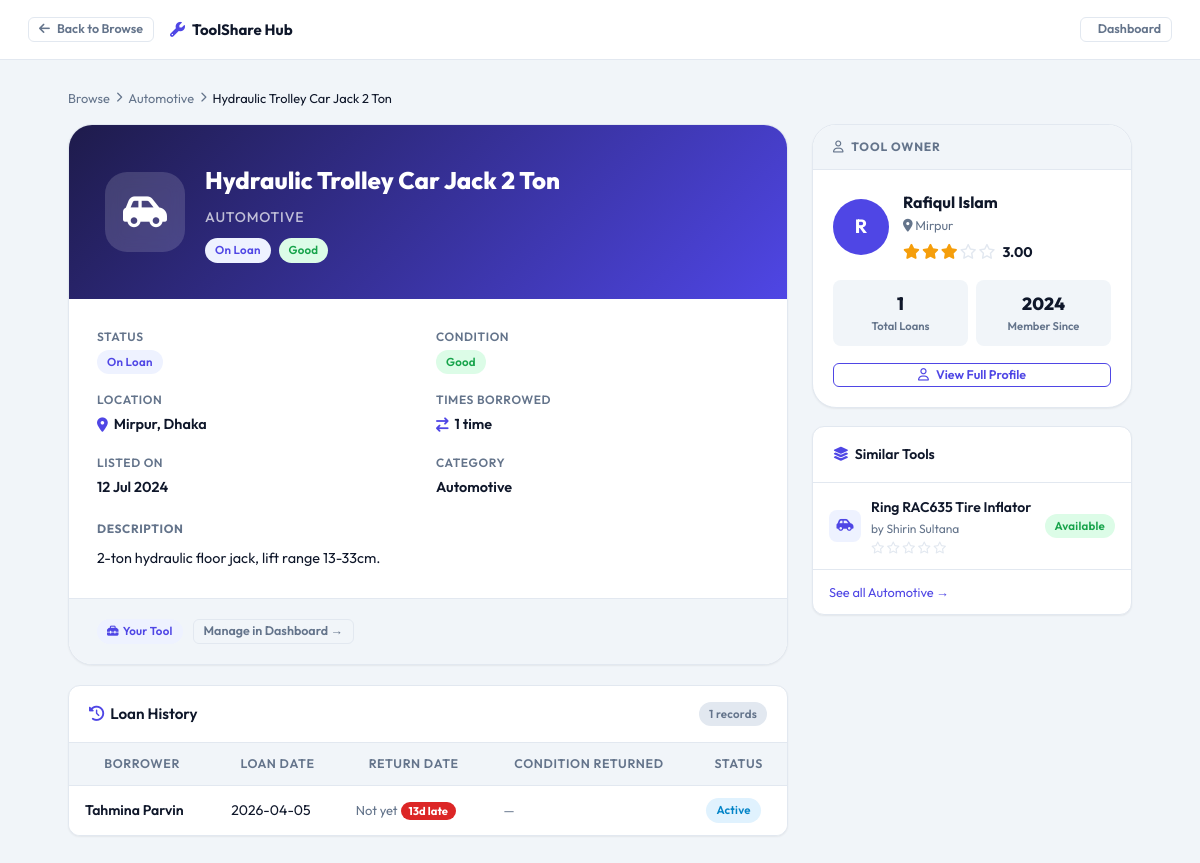
The page /tool_details.php?id=25 (signed in) on the database as committed earlier.
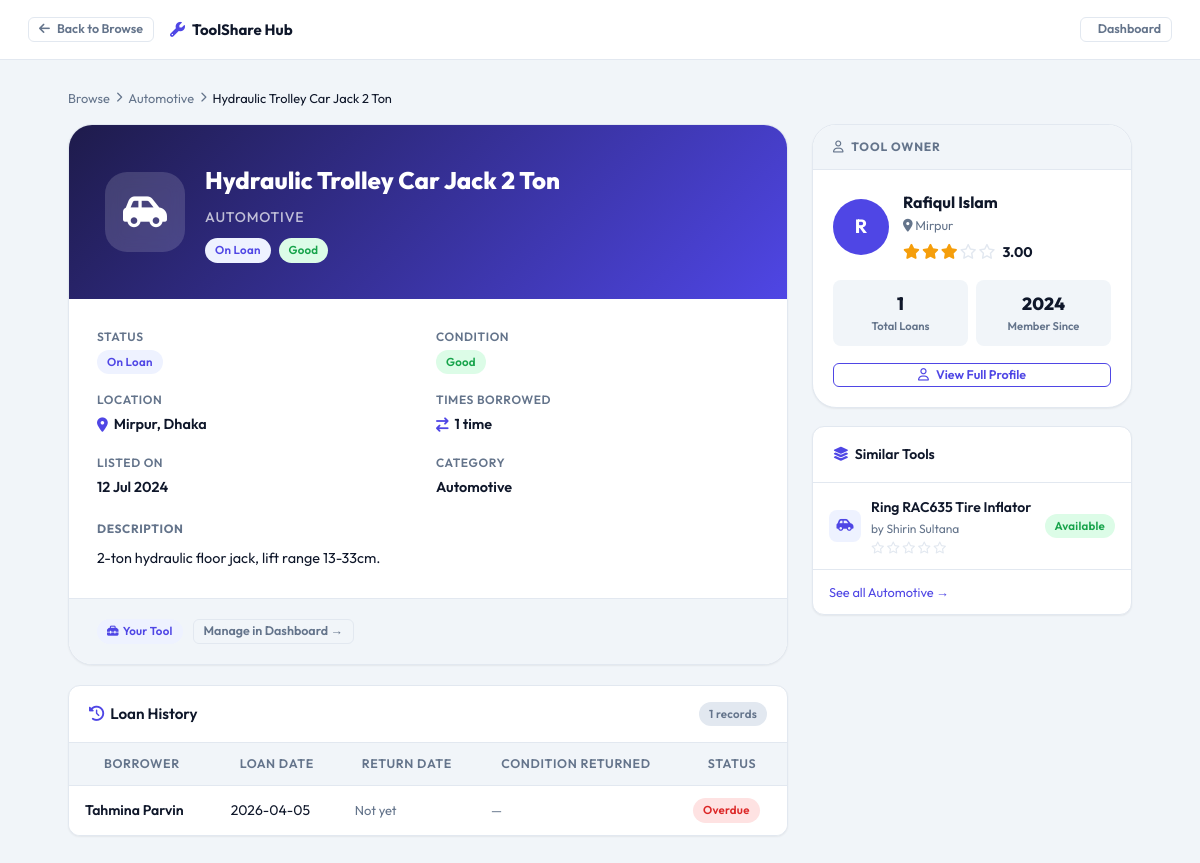
The same page on the database as committed later.
### tables this page shows
CREATE TABLE `loan_record` (
  `loan_id` int(11) NOT NULL AUTO_INCREMENT,
  `tool_id` int(11) NOT NULL,
  `borrower_id` int(11) NOT NULL,
  `req_id` int(11) DEFAULT NULL,
  `loan_date` date NOT NULL DEFAULT (curdate()),
  `expected_return` date NOT NULL,
  `status` enum('Active','Returned','Overdue','Lost') DEFAULT 'Active',
  PRIMARY KEY (`loan_id`),
  CONSTRAINT `loan_record_ibfk_1` FOREIGN KEY (`tool_id`) REFERENCES `tool` (`tool_id`),
  CONSTRAINT `loan_record_ibfk_2` FOREIGN KEY (`borrower_id`) REFERENCES `member` (`member_id`),
  CONSTRAINT `loan_record_ibfk_3` FOREIGN KEY (`req_id`) REFERENCES `borrow_request` (`req_id`)
);

CREATE TABLE `member` (
  `member_id` int(11) NOT NULL AUTO_INCREMENT,
  `name` varchar(150) NOT NULL,
  `email` varchar(150) NOT NULL,
  `phone` varchar(20) DEFAULT NULL,
  `password` varchar(255) NOT NULL,
  `area_id` int(11) NOT NULL,
  `avg_rating` decimal(3,2) DEFAULT 0.00,
  `total_loans` int(11) DEFAULT 0,
  `is_banned` tinyint(1) NOT NULL DEFAULT 0,
  `profile_bio` text DEFAULT NULL,
  `role` enum('Admin','Member') DEFAULT 'Member',
  `created_at` datetime DEFAULT current_timestamp(),
  PRIMARY KEY (`member_id`),
  UNIQUE KEY `email` (`email`),
  CONSTRAINT `member_ibfk_1` FOREIGN KEY (`area_id`) REFERENCES `area` (`area_id`)
);

### tool_details.php (the view, shortened to what the changed rows need)
<?php
require_once 'db.php';
$tool_id = (int)($_GET['id'] ?? 0);
$tool = fetchOne("
    SELECT t.*,
           c.name AS cat_name,
           m.name AS owner_name, m.member_id AS owner_id,
           m.avg_rating AS owner_rating, m.total_loans AS owner_loans,
           m.created_at AS owner_since, m.profile_bio AS owner_bio,
           m.is_banned AS owner_banned,
           a.area_name, a.district
    FROM Tool t
    JOIN Category c ON t.category_id=c.category_id
    JOIN Member m   ON t.owner_id=m.member_id
    JOIN Area a     ON m.area_id=a.area_id
    WHERE t.tool_id=$tool_id
");
$loan_history = fetchAll("
    SELECT lr.*,
           borrower.name  AS borrower_name,
           borrower.member_id AS borrower_mid,
           rl.actual_return_date,
           rl.condition_on_return,
           DATEDIFF(CURDATE(), lr.expected_return) AS days_overdue
    FROM Loan_Record lr
    JOIN Member borrower ON lr.borrower_id=borrower.member_id
    LEFT JOIN Return_Log rl ON rl.loan_id=lr.loan_id
    WHERE lr.tool_id=$tool_id
    ORDER BY lr.loan_date DESC
    LIMIT 15
");
?>
<!DOCTYPE html>
<html lang="en">
<head>
    <link rel="stylesheet" href="assets/style.css">
    <link rel="stylesheet" href="https://cdnjs.cloudflare.com/ajax/libs/font-awesome/6.5.0/css/all.min.css">
</head>
<body style="background:var(--bg);">
<div style="padding:28px;max-width:1120px;margin:0 auto;" class="fade-in">
    <div class="details-layout">
        <div>
                            <?= badge($tool['status']) ?>
            <?php if ($loan_history): ?>
            <div class="card" style="margin-bottom:20px;">
                <div class="table-wrap" style="border:none;border-radius:0;">
                <table>
                <thead>
                    <tr>
                        <th>Borrower</th><th>Loan Date</th><th>Return Date</th>
                        <th>Condition Returned</th><th>Status</th>
                    </tr>
                </thead>
                <tbody>
                <?php foreach($loan_history as $lh): ?>
                <tr>
                    <td>
                        <a href="profile.php?id=<?= $lh['borrower_mid'] ?>" style="font-weight:600;color:var(--text);">
                            <?= htmlspecialchars($lh['borrower_name']) ?>
                        </a>
                    </td>
                    <td><?= $lh['loan_date'] ?></td>
                    <td>
                        <?= $lh['actual_return_date'] ?? '<span class="text-muted text-small">Not yet</span>' ?>
                        <?php if($lh['status']==='Active' && $lh['days_overdue']>0): ?>
                        <span class="overdue-badge"><?= $lh['days_overdue'] ?>d late</span>
                        <?php endif; ?>
                    </td>
                    <td>
                        <?php if ($lh['condition_on_return']): ?>
                        <?= badge($lh['condition_on_return']) ?>
                        <?php else: ?>
                        <span class="text-muted text-small">—</span>
                        <?php endif; ?>
                    </td>
                    <td><?= badge($lh['status']) ?></td>
                </tr>
                <?php endforeach; ?>
                </tbody>
                </table>
                </div>
            </div>
            <?php endif; ?>
        </div>
    </div>
</div>
</body>
</html>

### db.php (shortened to what the changed rows need)
<?php
$conn = mysqli_connect(DB_HOST, DB_USER, DB_PASS, DB_NAME);
mysqli_set_charset($conn, 'utf8mb4');
function q($sql)
{
    global $conn;
    $r = mysqli_query($conn, $sql);
    return $r;
}
function fetchAll($sql)
{
    $result = q($sql);
    $rows = [];
    while ($row = mysqli_fetch_assoc($result)) $rows[] = $row;
    return $rows;
}
function badge($status)
{
    $map = [
        'Available'        => 'badge-success',
        'On Loan'          => 'badge-primary',
        'Needs Inspection' => 'badge-warning',
        'Lost'             => 'badge-danger',
        'Active'           => 'badge-info',
        'Returned'         => 'badge-success',
        'Overdue'          => 'badge-danger',
        'Pending'          => 'badge-warning',
        'Approved'         => 'badge-success',
        'Rejected'         => 'badge-danger',
        'Cancelled'        => 'badge-muted',
        'New'              => 'badge-info',
        'Good'             => 'badge-success',
        'Fair'             => 'badge-warning',
        'Damaged'          => 'badge-danger',
        'Minor'            => 'badge-warning',
        'Moderate'         => 'badge-orange',
        'Severe'           => 'badge-danger',
    ];
    $cls = $map[$status] ?? 'badge-muted';
    return "<span class='badge {$cls}'>" . htmlspecialchars($status) . "</span>";
}

Rows that differ between the two databases and show on the page:
changed loan_record "Tahmina Parvin": status "Active" → "Overdue"; days_overdue "13" → (not shown)
